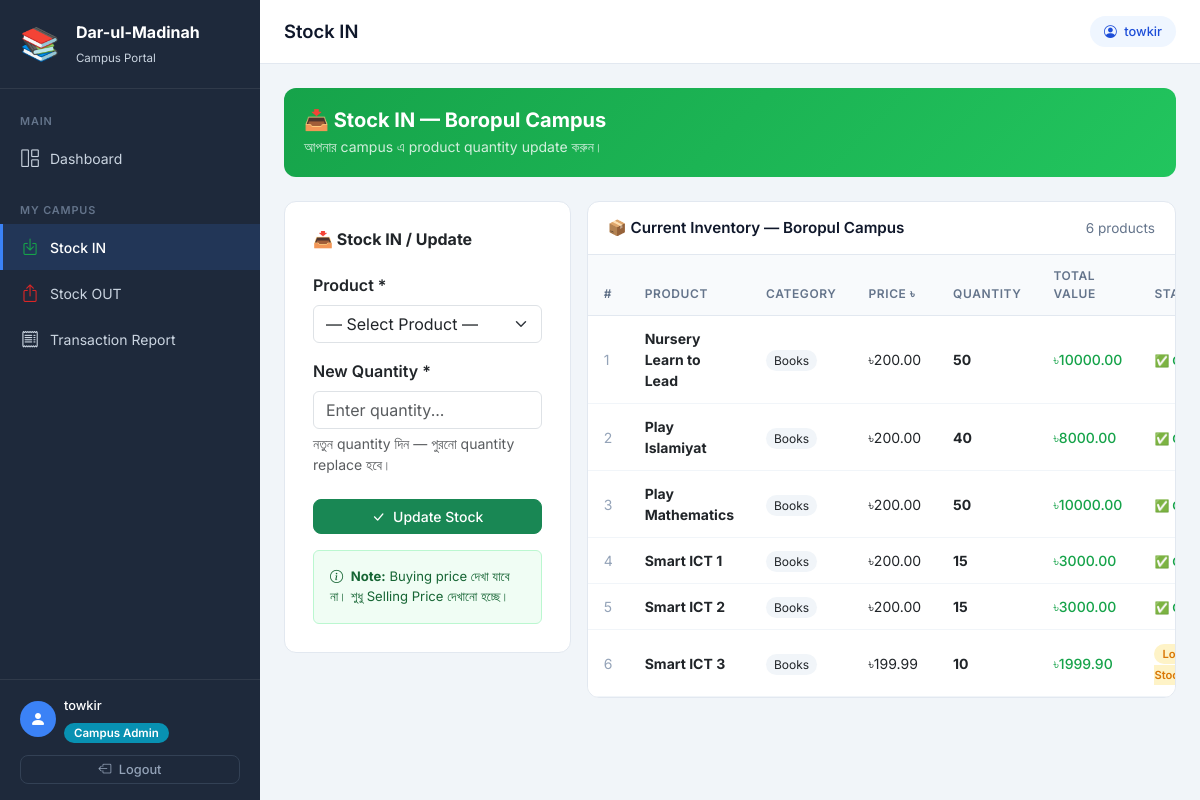
/my-inventory/ (signed in), run on the app's committed database.
### inventory/models.py (models this page shows, shortened)
class Campus(models.Model):
    name = models.CharField(max_length=200, verbose_name="Campus Name")
    address = models.TextField(blank=True, null=True, verbose_name="Address")
    admin = models.OneToOneField(
        User, on_delete=models.SET_NULL,
        null=True, blank=True,
        related_name='campus', verbose_name="Campus Admin"
    )
    is_active = models.BooleanField(default=True, verbose_name="Active")
    created_at = models.DateTimeField(auto_now_add=True)
    class Meta:
        verbose_name = "Campus"
        verbose_name_plural = "Campuses"
        ordering = ['name']

class CampusInventory(models.Model):
    campus = models.ForeignKey(
        Campus, on_delete=models.CASCADE,
        related_name='campus_inventories',
        verbose_name="Campus"
    )
    product = models.ForeignKey(
        Product, on_delete=models.CASCADE,
        related_name='campus_inventories',
        verbose_name="Product"
    )
    quantity = models.PositiveIntegerField(default=0, verbose_name="Quantity")
    updated_at = models.DateTimeField(auto_now=True)
    updated_by = models.ForeignKey(
        User, on_delete=models.SET_NULL,
        null=True, blank=True,
        verbose_name="Updated By"
    )
    class Meta:
        verbose_name = "Campus Inventory"
        verbose_name_plural = "Campus Inventories"
        unique_together = ['campus', 'product']
        ordering = ['product__name']
    @property
    def total_value(self):
        return self.quantity * self.product.selling_price

class Product(models.Model):
    name = models.CharField(max_length=200, verbose_name="Product Name")
    category = models.ForeignKey(
        Category, on_delete=models.PROTECT,
        related_name='products', verbose_name="Category"
    )
    purchase_price = models.DecimalField(
        max_digits=10, decimal_places=2,
        verbose_name="Purchase Price (৳)"
    )
    selling_price = models.DecimalField(
        max_digits=10, decimal_places=2,
        verbose_name="Selling Price (৳)"
    )
    quantity = models.PositiveIntegerField(default=0, verbose_name="Current Stock")
    opening_stock = models.PositiveIntegerField(default=0, verbose_name="Opening Stock")
    low_stock_threshold = models.PositiveIntegerField(
        default=10, verbose_name="Low Stock Alert Threshold"
    )
    vendor = models.ForeignKey(
        'Vendor', on_delete=models.SET_NULL,
        null=True, blank=True,
        related_name='products', verbose_name="Vendor"
    )
    description = models.TextField(blank=True, null=True, verbose_name="Description")
    created_at = models.DateTimeField(auto_now_add=True)
    updated_at = models.DateTimeField(auto_now=True)
    class Meta:
        verbose_name = "Product"
        verbose_name_plural = "Products"
        ordering = ['name']

class Category(models.Model):
    name = models.CharField(max_length=100, unique=True, verbose_name="Category Name")
    description = models.TextField(blank=True, null=True, verbose_name="Description")
    created_at = models.DateTimeField(auto_now_add=True)
    class Meta:
        verbose_name = "Category"
        verbose_name_plural = "Categories"
        ordering = ['name']

### inventory/views.py (the view, shortened to what this page needs)
# urls.py: path('my-inventory/', views.campus_inventory_input, name='campus_inventory_input'),
@login_required
def campus_inventory_input(request):
    if is_super_admin(request.user):
        return redirect('inventory_overview')
    try:
        campus = request.user.campus
    except Exception:
        messages.error(request, '❌ No campus assigned!')
        return redirect('dashboard')
    products = Product.objects.select_related('category').order_by('name')
    inventories = CampusInventory.objects.filter(
        campus=campus
    ).select_related('product', 'product__category')
    return render(request, 'inventory/campus_inventory_input.html', {
        'products': products,
        'campus': campus,
        'inventories': inventories,
        'page_title': 'Stock IN',
    })

### inventory/templates/inventory/campus_inventory_input.html (shortened to what this page needs)
{% extends "inventory/base.html" %}
{% block content %}
<div style="background:linear-gradient(135deg,#16a34a,#22c55e);border-radius:12px;padding:20px;margin-bottom:24px;color:#fff;">
    <h5 class="fw-bold mb-1">📥 Stock IN — {{ campus.name }}</h5>
    <p class="mb-0" style="opacity:0.8;font-size:0.875rem;">
        আপনার campus এ product quantity update করুন।
    </p>
</div>
<div class="row g-3">
    <div class="col-md-4">
        <div class="form-card">
            <h6 class="fw-bold mb-4">📥 Stock IN / Update</h6>
            <form method="post">
                <div class="mb-3">
                    <label class="form-label fw-semibold">Product *</label>
                    <select name="product" class="form-select" required>
                        <option value="">— Select Product —</option>
                    </select>
                </div>
                <div class="mb-4">
                    <label class="form-label fw-semibold">New Quantity *</label>
                    <input type="number" name="quantity" class="form-control"
                        min="0" placeholder="Enter quantity..." required>
                    <div class="text-muted small mt-1">
                        নতুন quantity দিন — পুরনো quantity replace হবে।
                    </div>
                </div>
                <button type="submit" class="btn btn-success w-100">
                    <i class="bi bi-check-lg me-1"></i> Update Stock
                </button>
            </form>
            <div class="mt-3 p-3 rounded"
                style="background:#f0fdf4;border:1px solid #bbf7d0;font-size:0.82rem;color:#166534;">
                <i class="bi bi-info-circle me-1"></i>
                <strong>Note:</strong> Buying price দেখা যাবে না।
                শুধু Selling Price দেখানো হচ্ছে।
            </div>
        </div>
    </div>
    <div class="col-md-8">
        <div class="table-card">
            <div class="table-card-header">
                <h5>📦 Current Inventory — {{ campus.name }}</h5>
                <span style="color:#64748b;font-size:0.85rem;">
                    {{ inventories|length }} products
                </span>
            </div>
            <div style="overflow-x:auto;">
                <table class="table table-hover mb-0">
                    <thead>
                        <tr>
                            <th>#</th>
                            <th>Product</th>
                            <th>Category</th>
                            <th>Price ৳</th>
                            <th>Quantity</th>
                            <th>Total Value</th>
                            <th>Status</th>
                        </tr>
                    </thead>
                    <tbody>
                        {% for inv in inventories %}
                        <tr>
                            <td style="color:#94a3b8;">{{ forloop.counter }}</td>
                            <td><strong>{{ inv.product.name }}</strong></td>
                            <td>
                                <span style="background:#f1f5f9;padding:3px 8px;border-radius:20px;font-size:0.75rem;">
                                    {{ inv.product.category.name }}
                                </span>
                            </td>
                            <td>৳{{ inv.product.selling_price }}</td>
                            <td><strong>{{ inv.quantity }}</strong></td>
                            <td style="color:#16a34a;font-weight:500;">
                                ৳{{ inv.total_value|floatformat:2 }}
                            </td>
                            <td>
                                {% if inv.quantity == 0 %}
                                    <span class="badge-out-stock">Out of Stock</span>
                                {% elif inv.quantity <= inv.product.low_stock_threshold %}
                                    <span class="badge-low">Low Stock</span>
                                {% else %}
                                    <span style="color:#16a34a;font-size:0.75rem;font-weight:600;">✅ OK</span>
                                {% endif %}
                            </td>
                        </tr>
                        {% endfor %}
                    </tbody>
                </table>
            </div>
        </div>
    </div>
</div>
{% endblock %}

### inventory/templates/inventory/base.html (shortened to what this page needs)
<!DOCTYPE html>
<html lang="en">
<head>
    <link href="https://cdn.jsdelivr.net/npm/bootstrap@5.3.0/dist/css/bootstrap.min.css" rel="stylesheet">
    <link href="https://cdn.jsdelivr.net/npm/bootstrap-icons@1.11.0/font/bootstrap-icons.css" rel="stylesheet">
</head>
<body>
<aside class="sidebar">
    <a href="{% url 'dashboard' %}" class="sidebar-brand d-flex align-items-center gap-3">
        <div class="brand-icon">📚</div>
        <div>
            <span class="brand-title">Dar-ul-Madinah</span>
            <span class="brand-sub">
                {% if request.user.is_superuser or request.user.is_staff %}
                    Inventory Software
                {% else %}
                    Campus Portal
                {% endif %}
            </span>
        </div>
    </a>
    <nav class="sidebar-nav">
        <span class="nav-section-label">Main</span>
        <a href="{% url 'dashboard' %}" class="sidebar-link {% if request.resolver_match.url_name == 'dashboard' %}active{% endif %}">
            <i class="bi bi-grid-1x2"></i> Dashboard
        </a>
        {% if request.user.is_superuser or request.user.is_staff %}
        <span class="nav-section-label mt-2">Inventory</span>
        <a href="{% url 'inventory_overview' %}" class="sidebar-link {% if request.resolver_match.url_name == 'inventory_overview' %}active{% endif %}">
            <i class="bi bi-table"></i> Inventory
        </a>
        <a href="{% url 'product_list' %}" class="sidebar-link {% if 'product' in request.resolver_match.url_name %}active{% endif %}">
            <i class="bi bi-box-seam"></i> Products
        </a>
        <a href="{% url 'category_list' %}" class="sidebar-link {% if 'category' in request.resolver_match.url_name %}active{% endif %}">
            <i class="bi bi-tags"></i> Categories
        </a>
        <span class="nav-section-label mt-2">Campus</span>
        <a href="{% url 'campus_list' %}" class="sidebar-link {% if request.resolver_match.url_name == 'campus_list' or request.resolver_match.url_name == 'campus_create' or request.resolver_match.url_name == 'campus_edit' %}active{% endif %}">
            <i class="bi bi-building"></i> Campuses
        </a>
        <a href="{% url 'campus_stock_dashboard' %}" class="sidebar-link {% if request.resolver_match.url_name == 'campus_stock_dashboard' %}active{% endif %}">
            <i class="bi bi-grid-3x3-gap"></i> Campus Stock
        </a>
        <a href="{% url 'campus_transaction_report' %}" class="sidebar-link {% if request.resolver_match.url_name == 'campus_transaction_report' %}active{% endif %}">
            <i class="bi bi-receipt"></i> Campus Transactions
        </a>
        <span class="nav-section-label mt-2">Vendors</span>
        <a href="{% url 'vendor_list' %}" class="sidebar-link {% if 'vendor' in request.resolver_match.url_name %}active{% endif %}">
            <i class="bi bi-people"></i> Vendors
        </a>
        <span class="nav-section-label mt-2">Stock</span>
        <a href="{% url 'stock_log_list' %}" class="sidebar-link {% if request.resolver_match.url_name == 'stock_log_list' %}active{% endif %}">
            <i class="bi bi-arrow-left-right"></i> Transactions
        </a>
        <a href="{% url 'stock_in' %}" class="sidebar-link {% if request.resolver_match.url_name == 'stock_in' %}active{% endif %}">
            <i class="bi bi-box-arrow-in-down" style="color:#16a34a;"></i> Stock IN
        </a>
        <a href="{% url 'stock_out' %}" class="sidebar-link {% if request.resolver_match.url_name == 'stock_out' %}active{% endif %}">
            <i class="bi bi-box-arrow-up" style="color:#dc2626;"></i> Stock OUT
        </a>
        <span class="nav-section-label mt-2">Reports</span>
        <a href="{% url 'reports' %}" class="sidebar-link {% if request.resolver_match.url_name == 'reports' %}active{% endif %}">
            <i class="bi bi-bar-chart-line"></i> Main Report
        </a>
        <a href="{% url 'stock_opening_report' %}" class="sidebar-link {% if request.resolver_match.url_name == 'stock_opening_report' %}active{% endif %}">
            <i class="bi bi-journal-text"></i> Opening Stock
        </a>
        <a href="{% url 'stock_in_report' %}" class="sidebar-link {% if request.resolver_match.url_name == 'stock_in_report' %}active{% endif %}">
            <i class="bi bi-graph-up-arrow"></i> Stock IN Report
        </a>
        <a href="{% url 'stock_out_report' %}" class="sidebar-link {% if request.resolver_match.url_name == 'stock_out_report' %}active{% endif %}">
            <i class="bi bi-graph-down-arrow"></i> Stock OUT Report
        </a>
        <a href="{% url 'vendor_report' %}" class="sidebar-link {% if request.resolver_match.url_name == 'vendor_report' %}active{% endif %}">
            <i class="bi bi-person-lines-fill"></i> Vendor Report
        </a>
        <span class="nav-section-label mt-2">System</span>
        <a href="{% url 'activity_log' %}" class="sidebar-link {% if request.resolver_match.url_name == 'activity_log' %}active{% endif %}">
            <i class="bi bi-clock-history"></i> Activity Log
        </a>
        <a href="/admin/" class="sidebar-link" target="_blank">
            <i class="bi bi-shield-lock"></i> Admin Panel
        </a>
        {% else %}
        <span class="nav-section-label mt-2">My Campus</span>
        <a href="{% url 'campus_inventory_input' %}" class="sidebar-link {% if request.resolver_match.url_name == 'campus_inventory_input' %}active{% endif %}">
            <i class="bi bi-box-arrow-in-down" style="color:#16a34a;"></i> Stock IN
        </a>
        <a href="{% url 'campus_stock_out' %}" class="sidebar-link {% if request.resolver_match.url_name == 'campus_stock_out' %}active{% endif %}">
            <i class="bi bi-box-arrow-up" style="color:#dc2626;"></i> Stock OUT
        </a>
        <a href="{% url 'campus_transaction_report' %}" class="sidebar-link {% if request.resolver_match.url_name == 'campus_transaction_report' %}active{% endif %}">
            <i class="bi bi-receipt"></i> Transaction Report
        </a>
        {% endif %}
    </nav>
    <div class="sidebar-footer">
        <div class="d-flex align-items-center gap-2 mb-2">
            <div style="width:36px;height:36px;background:#3b82f6;border-radius:50%;display:flex;align-items:center;justify-content:center;">
                <i class="bi bi-person-fill text-white" style="font-size:1rem;"></i>
            </div>
            <div>
                <div style="color:#fff;font-size:0.8rem;font-weight:500;">
                    {{ request.user.get_full_name|default:request.user.username }}
                </div>
                <div class="mt-1">
                    {% if request.user.is_superuser or request.user.is_staff %}
                        <span class="role-badge-super">Super Admin</span>
                    {% else %}
                        <span class="role-badge-campus">Campus Admin</span>
                    {% endif %}
                </div>
            </div>
        </div>
        <a href="{% url 'logout' %}" class="btn btn-sm btn-outline-secondary w-100 mt-1" style="border-color:#334155;color:#94a3b8;">
            <i class="bi bi-box-arrow-left me-1"></i> Logout
        </a>
    </div>
</aside>
<div class="main-wrapper">
    <div class="top-navbar">
        <h1 class="page-heading flex-grow-1">
            {% block page_heading %}{{ page_title|default:"Dashboard" }}{% endblock %}
        </h1>
        <div class="user-badge d-none d-md-block">
            <i class="bi bi-person-circle me-1"></i> {{ request.user.username }}
        </div>
    </div>
    <main class="page-content">
        {% block content %}{% endblock %}
    </main>
</div>
</body>
</html>

### data on the page
Campus: name "Boropul Campus"
CampusInventory: product.name "Nursery Learn to Lead", product.category.name "Books", product.selling_price "200.00", quantity "50", total_value "10000.00"
CampusInventory: product.name "Play Islamiyat", product.category.name "Books", product.selling_price "200.00", quantity "40", total_value "8000.00"
CampusInventory: product.name "Play Mathematics", product.category.name "Books", product.selling_price "200.00", quantity "50", total_value "10000.00"
CampusInventory: product.name "Smart ICT 1", product.category.name "Books", product.selling_price "200.00", quantity "15", total_value "3000.00"
CampusInventory: product.name "Smart ICT 2", product.category.name "Books", product.selling_price "200.00", quantity "15", total_value "3000.00"
CampusInventory: product.name "Smart ICT 3", product.category.name "Books", product.selling_price "199.99", quantity "10", total_value "1999.90", shows "Low Stock"

### other printed values
{{ request.user.get_full_name|default:request.user.username }} "towkir"
{{ page_title|default:"Dashboard" }} "Stock IN"
{{ request.user.username }} "towkir"
{{ inventories|length }} "6"
